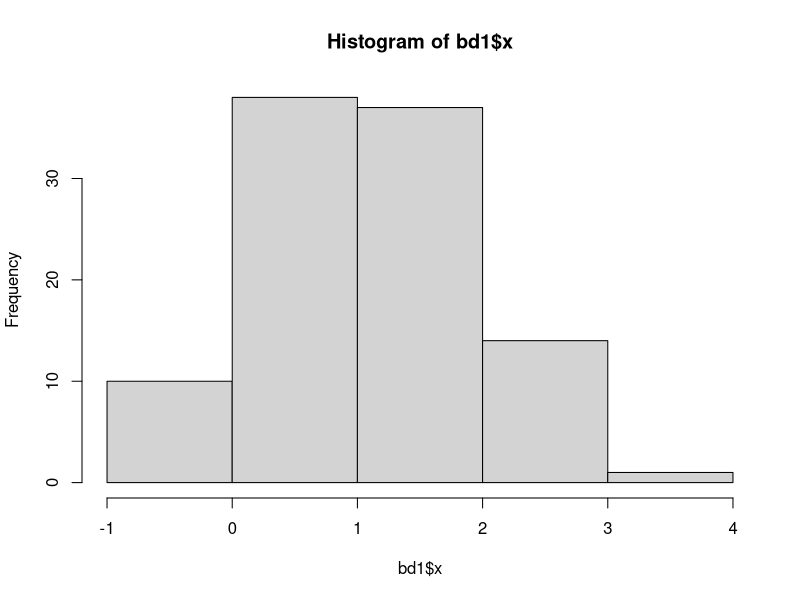
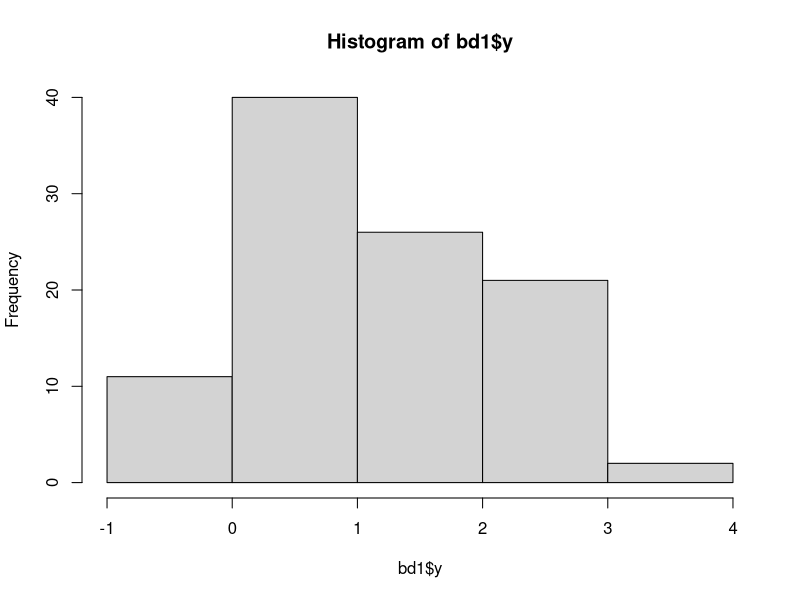

Generate these figures, in order, with R:
library(magrittr)
library(dplyr)

## Exemplo simulado teste t-student 

bd1 = data.frame( x = rnorm( 100, mean = 1.1, sd = 1  ),  y = rnorm( 100, mean = 1, sd = 1) )
head(bd1)

## Medias

colMeans(bd1)

### testar normalidade 

## populacao x

shapiro.test(bd1$x) # teste de normalidade
#ks.test(group1$extra)
hist(bd1$x, breaks = 4)

## populacao y

shapiro.test(bd1$y) # teste de normalidade
hist(bd1$y, breaks = 5)

### Teste das variancias homogeneas
var.test(bd1$x,bd1$y) # Variancias homogenias 

## Como as duas populacoes seguem uma distribuicao normal e as variancias entre elas sao iguais
## então podemos usar o teste t-student

t.test(bd1$x,bd1$y)

